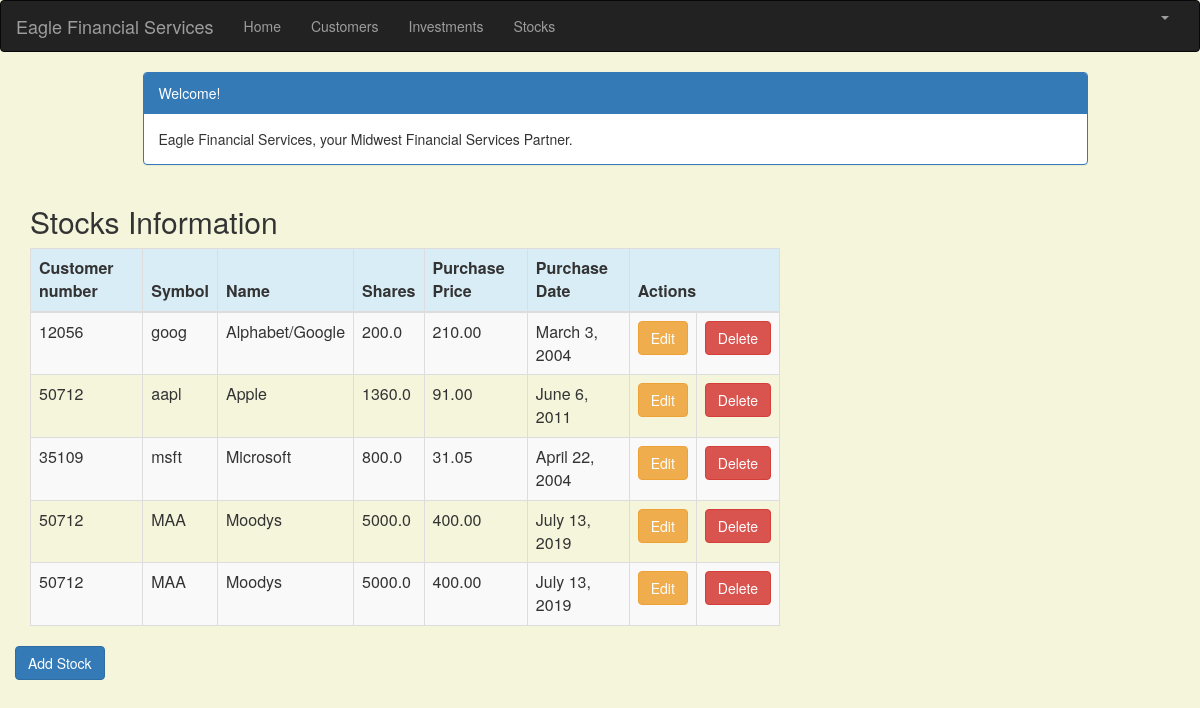
/stock_list (signed in), run on the app's committed database.
### portfolio/models.py (models this page shows, shortened)
class Stock(models.Model):
    customer = models.ForeignKey(Customer, on_delete=models.CASCADE, related_name='stocks')
    symbol = models.CharField(max_length=10)
    name = models.CharField(max_length=50)
    shares = models.DecimalField (max_digits=10, decimal_places=1)
    purchase_price = models.DecimalField(max_digits=10, decimal_places=2)
    purchase_date = models.DateField(default=timezone.now, blank=True, null=True)

class Customer(models.Model):
    name = models.CharField(max_length=50)
    address = models.CharField(max_length=200)
    cust_number = models.IntegerField(blank=False, null=False)
    city = models.CharField(max_length=50)
    state = models.CharField(max_length=50)
    zipcode = models.CharField(max_length=10)
    email = models.EmailField(max_length=200)
    cell_phone = models.CharField(max_length=50)
    created_date = models.DateTimeField(
        default=timezone.now)
    updated_date = models.DateTimeField(auto_now_add=True)
    def __str__(self):
        return str(self.cust_number)

### portfolio/views.py (the view)
# urls.py: path('stock_list', views.stock_list, name='stock_list'),
@login_required
def stock_list(request):
   stocks = Stock.objects.filter(purchase_date__lte=timezone.now())
   return render(request, 'portfolio/stock_list.html', {'stocks': stocks})

### portfolio/templates/portfolio/stock_list.html (shortened to what this page needs)
{% extends 'portfolio/base.html' %}
{% block content %}
    <html>
    <head>
        <link rel="stylesheet" href="https://maxcdn.bootstrapcdn.com/bootstrap/3.3.4/css/bootstrap.min.css">
    </head>
    <body>
    <div class="container">
        <div class="row">
            <div class="col-md-10 col-md-offset-1">
                <div class="panel panel-primary">
                    <div class="panel-heading">Welcome!</div>
                    <div class="panel-body">
                        Eagle Financial Services, your Midwest Financial Services Partner.
                    </div>
                </div>
            </div>
        </div>
    </div>
    <div class="row">
        <h2 style="padding-left: 15Px">Stocks Information</h2>
    </div>
    <div>
        <table class="table table-striped table-bordered table-hover">
            <thead>
            <tr class="bg-info">
                <th>Customer number</th>
                <th>Symbol</th>
                <th>Name</th>
                <th>Shares</th>
                <th>Purchase Price</th>
                <th>Purchase Date</th>
                <th colspan="3">Actions</th>
            </tr>
            </thead>
            <tbody>
            {% for stock in stocks %}
                <tr>
                    <td>{{ stock.customer }}</td>
                    <td>{{ stock.symbol }}</td>
                    <td>{{ stock.name }}</td>
                    <td>{{ stock.shares }}</td>
                    <td>{{ stock.purchase_price }}</td>
                    <td>{{ stock.purchase_date }}</td>
                     <td><a href="{% url 'portfolio:stock_edit' pk=stock.pk %}"
                           class="btn btn-warning">Edit</a></td>
                     <td><a href="{% url 'portfolio:stock_delete' pk=stock.pk %}"
                           onclick="return confirm('Are you sure you want to delete?')"
                           class="btn btn-danger">Delete</a>
                    </td>
                </tr>
            {% endfor %}
            </tbody>
        </table>
     <div class="row">
         <a href="{% url 'portfolio:stock_new' %}" class="row"><span
                    class="btn btn-primary">Add Stock</span></a>
     </div>
    </div>
    </body>
    </html>
{% endblock %}

### portfolio/templates/portfolio/base.html (shortened to what this page needs)
{% load staticfiles %}
<html lang="en">
<head>
    <link rel="stylesheet" href="https://maxcdn.bootstrapcdn.com/bootstrap/3.3.7/css/bootstrap.min.css">
</head>
<body id="app-layout">
<nav class="navbar navbar-inverse">
    <div class="container-fluid">
        <div class="navbar-header">
            <a class="navbar-brand" href="/">
                Eagle Financial Services
            </a>
        </div>
        <div class="collapse navbar-collapse" id="myNavbar">
            <ul class="nav navbar-nav">
                <li><a href="{% url 'portfolio:home' %}">Home</a></li>
                <li><a href="{% url 'portfolio:customer_list' %}">Customers</a></li>
               <li><a href="{% url 'portfolio:customer_list' %}">Investments</a></li>
                <li><a href="{% url 'portfolio:stock_list' %}">Stocks</a></li>
            </ul>
            <ul class="nav navbar-nav navbar-right">
                {% if user.is_authenticated %}
                    <li class="dropdown">
                        <a href="#" class="dropdown-toggle" data-toggle="dropdown" role="button" aria-expanded="false">
                            <span class="caret"></span>
                        </a>
                    </li>
                {% else %}
                    <li><a href="{% url 'login' %}"><span class="glyphicon glyphicon-log-in"></span> Login</a></li>
                {% endif %}
            </ul>
        </div>
    </div>
</nav>
<div class="content container">
    <div class="row">
        <div class="col-md-8">
            {% block content %}{% endblock %}
        </div>
    </div>
</body>
</html>

### portfolio/templates/portfolio/base.html (style rules this page uses)
.navbar { margin-bottom: 0; border-radius: 0; }

### portfolio/templates/portfolio/stock_list.html (style rules this page uses)
body { background-color: beige; }

### data on the page
Stock: customer "12056", symbol "goog", name "Alphabet/Google", shares "200.0", purchase_price "210.00", purchase_date "March 3, 2004"
Stock: customer "50712", symbol "aapl", name "Apple", shares "1360.0", purchase_price "91.00", purchase_date "June 6, 2011"
Stock: customer "35109", symbol "msft", name "Microsoft", shares "800.0", purchase_price "31.05", purchase_date "April 22, 2004"
Stock: customer "50712", symbol "MAA", name "Moodys", shares "5000.0", purchase_price "400.00", purchase_date "July 13, 2019"
Stock: customer "50712", symbol "MAA", name "Moodys", shares "5000.0", purchase_price "400.00", purchase_date "July 13, 2019"
